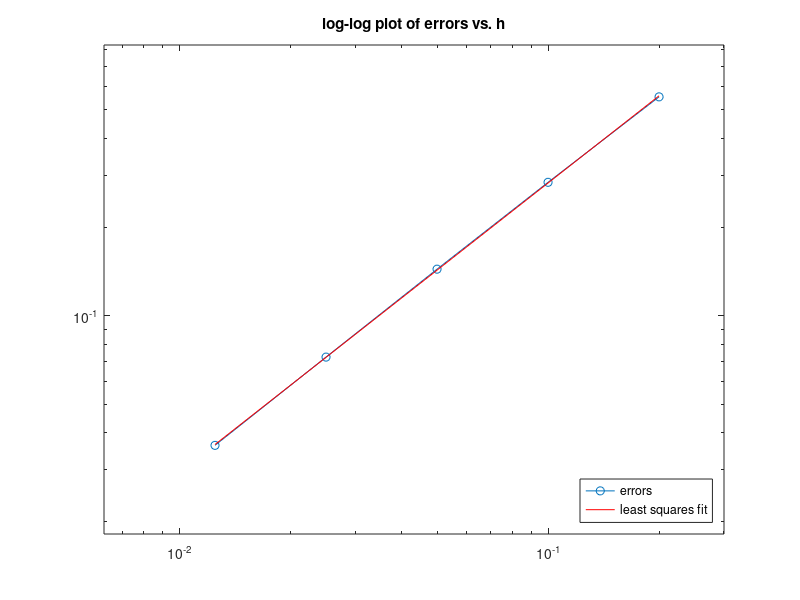

MATLAB code to generate this figure:
hval = [2/10, 2/20, 2/40, 2/80, 2/160];
E = [5.54E-01, 2.84E-01, 1.44E-01, 7.24E-02, 0.036311551];
h = hval';
E2 = E';
ntest = length(h);
loglog(h,E2,'o-')
axis([.5*min(h) 1.5*max(h)  .5*min(E) 1.5*max(E)])
title('log-log plot of errors vs. h')

Ap = ones(ntest,2);
Ap(:,2) = log(h);
bp = log(E2);
Kp = Ap\bp; % K + p*log(h) = log(E2), E2 = exp(K)*h.^p
K = Kp(1);
p = Kp(2);
disp(sprintf('Least squares fit gives E(h) = %g * h^%g',exp(K),p))

% add graph of this line to loglog plot:
hold on
err1 = exp(K)*h.^p;
loglog(h,err1,'r')
legend('errors', 'least squares fit','Location','SouthEast')
hold off